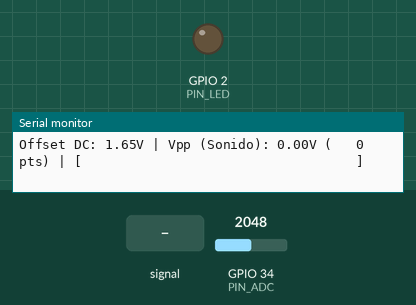
A sketch run on a simulated ESP32. Parts: output pins drawn as LEDs (lit = HIGH), the last lines printed to the serial monitor. The inputs (shaded band) are chosen by the test bench; at power-on: GPIO 34 (PIN_ADC) = 2048 (analog values on the 0–4095 scale).

Above: at 2.2 s.
2.3 s: GPIO 34 (PIN_ADC) fed a 2 Hz sine of ±1228 counts around its level
At 2.53 s:
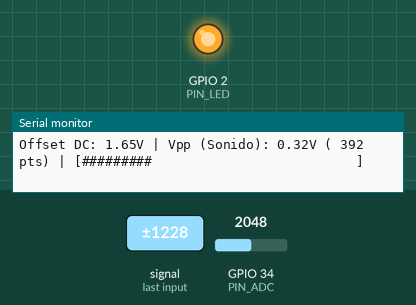
5.3 s: GPIO 34 (PIN_ADC) set to 2866
6.8 s: GPIO 34 (PIN_ADC) fed a 200 Hz sine of ±327 counts around its level
At 8.1 s:
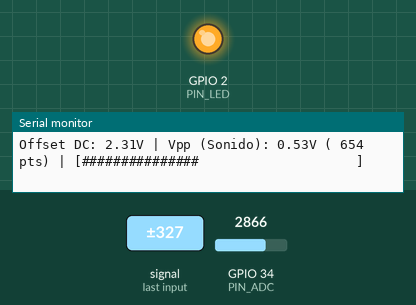
9.8 s: GPIO 34 (PIN_ADC) set to 3603
At 11.0 s:
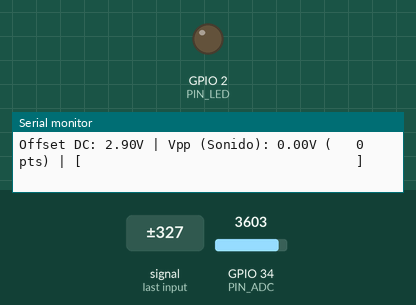
Timing chart, 0 to 12.3 s (numbered marks = the images above; inputs shaded):
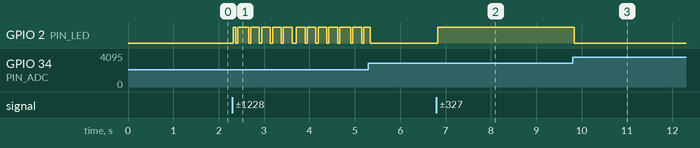

Measured:
- after the input at 2.3 s, GPIO 2 (PIN_LED): LOW → HIGH at once, then moves between LOW and HIGH, repeating every 0.24 s
- after the input at 6.8 s, GPIO 2 (PIN_LED): LOW → HIGH at once
- after the input at 9.8 s, GPIO 2 (PIN_LED): HIGH → LOW at once

The sketch:

03_test_adc.ino
```cpp
/**
 * Test 03: Monitor de audio en vivo
 * Este test lee la señal de audio desde el pin 34 del ESP32 a 10 kHz y calcula el voltaje pico a pico (Vpp).
 * Muestra los resultados en el monitor serie y enciende un LED si se detecta sonido significativo.
 */
#include <Arduino.h>

#define PIN_ADC 34
#define PIN_LED 2

const int N_MUESTRAS_VENTANA = 200; // 200 muestras a 10 kHz = ventana de 20 ms

void setup() {
    Serial.begin(115200);
    delay(1000);
    pinMode(PIN_LED, OUTPUT);

    analogReadResolution(12);
    analogSetPinAttenuation(PIN_ADC, ADC_11db);

    Serial.println("\nTest 03: Monitor de audio en vivo (GPIO 34)");
    Serial.println("Muestrea a 10 kHz y analiza el voltaje pico a pico (Vpp).\n");
}

void loop() {
    int v_min = 4095;
    int v_max = 0;
    long suma = 0;

    // captura 20 ms de audio a 10 kHz (100 us por muestra)
    for (int i = 0; i < N_MUESTRAS_VENTANA; i++) {
        unsigned long t0 = micros();
        int muestra = analogRead(PIN_ADC);

        suma += muestra;
        if (muestra < v_min) v_min = muestra;
        if (muestra > v_max) v_max = muestra;

        while (micros() - t0 < 100) {
            // mantiene la cadencia de 10 kHz
        }
    }

    // calcula estadisticas de la senal
    float media_adc = (float)suma / N_MUESTRAS_VENTANA;
    float v_offset = (media_adc / 4095.0f) * 3.3f;
    int amplitud_pico_a_pico = v_max - v_min;
    float vpp = (amplitud_pico_a_pico / 4095.0f) * 3.3f;

    // dibuja una barra de intensidad sonora
    int len_barra = map(amplitud_pico_a_pico, 0, 1500, 0, 35);
    if (len_barra > 35) len_barra = 35;
    char barra[40];
    for (int b = 0; b < len_barra; b++) barra[b] = '#';
    barra[len_barra] = '\0';

    Serial.printf("Offset DC: %.2fV | Vpp (Sonido): %4.2fV (%4d pts) | [%-35s]\n",
                  v_offset, vpp, amplitud_pico_a_pico, barra);

    // enciende el led si detecta sonido significativo
    digitalWrite(PIN_LED, (vpp > 0.10f) ? HIGH : LOW);

    delay(20);
}
```
